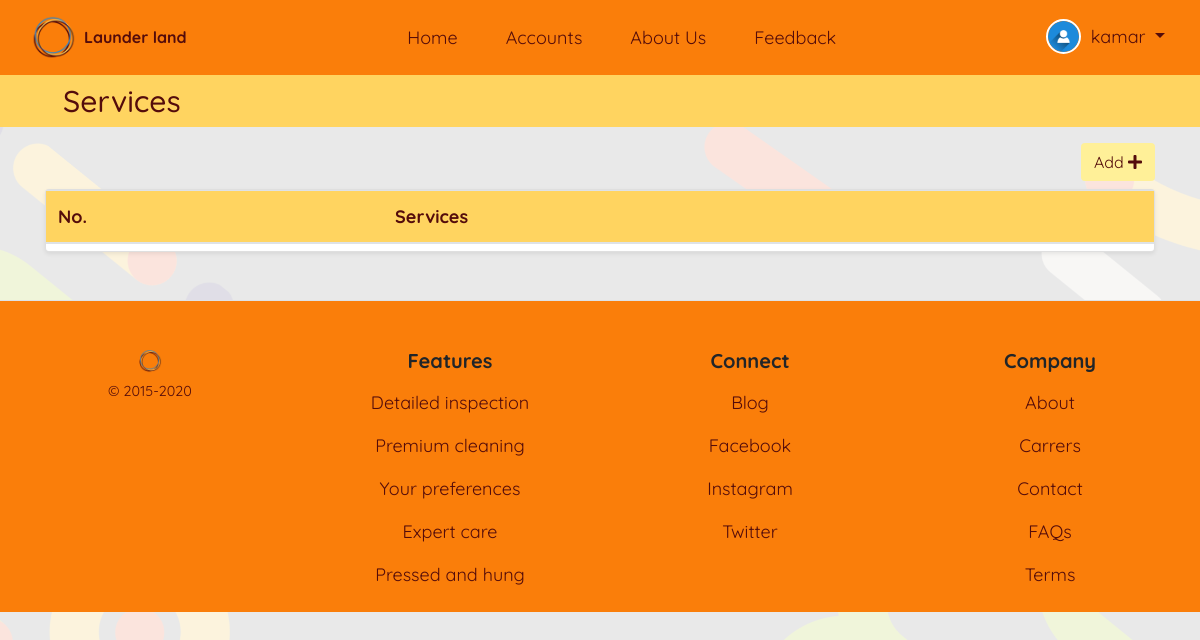
Page /staff/services (signed in) on the earlier database version.
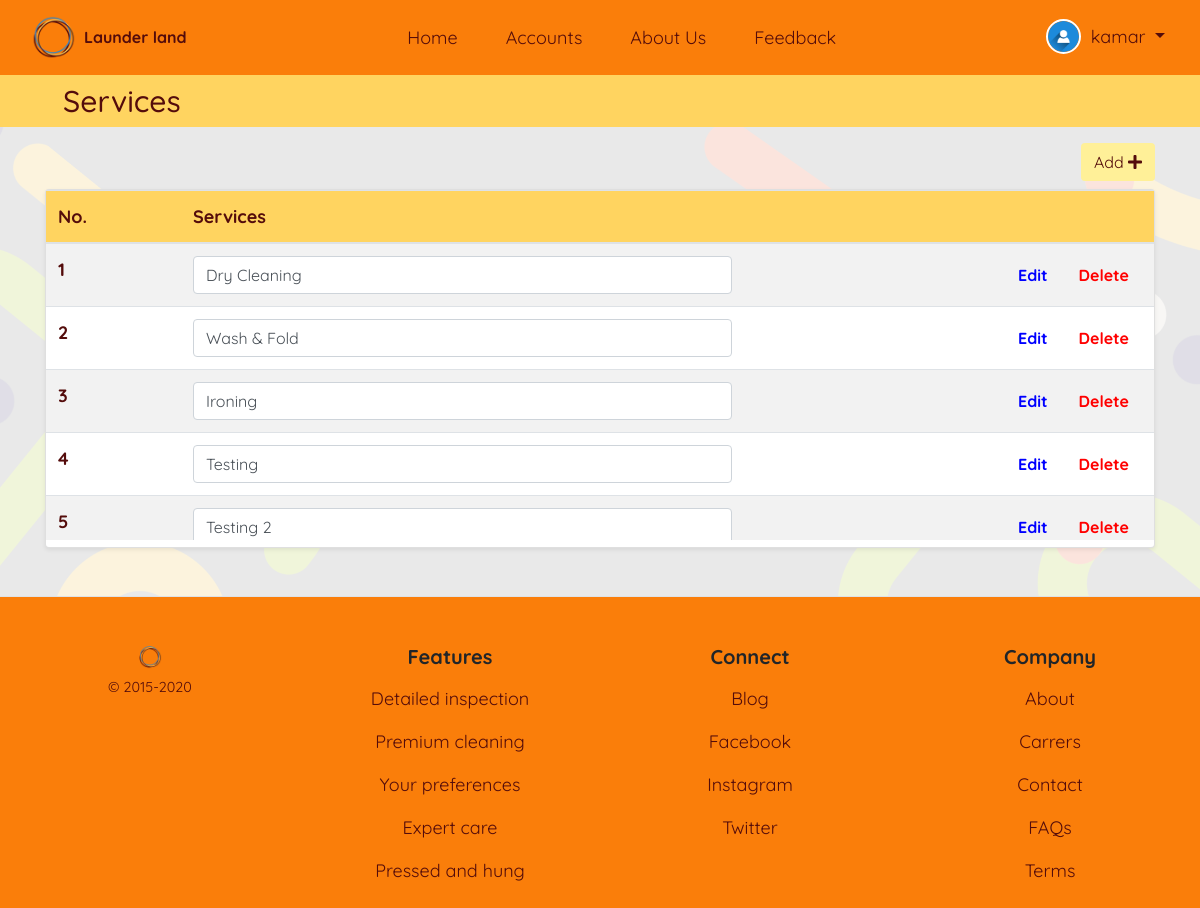
Same page on the later database version.
### staffmodule/models.py (models this page shows, shortened)
class Service(models.Model):
    service = models.CharField(max_length=50)

### usermodule/decorators.py (the view)
    def wrap(request, *args, **kwargs):
        if request.user.is_authenticated:
            if request.user.user_type == 2 or request.user.user_type == 1:
                return function(request, *args, **kwargs)
            else:
                messages.warning(request, 'Signin using Staff Account')
                return redirect(redirect('usermodule:signin').url+'?next='+request.path)
        else:
            messages.info(request, 'Signin to continue')
            return redirect(redirect('usermodule:signin').url+'?next='+request.path)

### staffmodule/forms.py
class ServiceForm(forms.ModelForm):
    service = forms.CharField(widget=forms.TextInput(
        attrs={'placeholder': 'Service...'}))
    class Meta:
        model = Service
        fields = ['service']
    def __init__(self, *args, **kwargs):
        super().__init__(*args, **kwargs)
        self.fields['service'].label = "Services"

### staffmodule/views.py (called while the page is built)
@user_is_staff
def service_view(request):
    services = Service.objects.all()
    form = ServiceForm(request.POST or None)
    if form.is_valid():
        if request.user.user_type == 1:
            form.save()
        else:
            messages.warning(
                request, 'Staff cannot add a new Service. Only Owner can add new service')
    context = {'form': form, 'services': services}
    return render(request, 'staffmodule/service.html', context=context)

### templates/staffmodule/service.html (shortened to what this page needs)
{% extends 'base_layout.html' %}
{% load crispy_forms_tags %}
{% load static %}
{% block content %}
<body id="staff">
    <article class="bg_light_orange_2 container-fluid py-2">
        <section class="pr-md-auto pl-md-5 text-center text-md-left">
            <h3 class="brown mb-0 clamp_size_header">Services</h3>
        </section>
    </article>
    <article class="container my-2">
        {% if user.user_type == 1 %}
        <button type="button" class="btn-cust bg_light_orange_1 brown btn float-right my-2" id="add_service"
            data-toggle="modal" data-target="#add_service_modal">Add <i class="fas fa-plus brown"></i>
        </button>
        {% endif %}
        <section class="card shadow-sm my-3 w-100">
            <div class="card-body p-0">
                <div class="table-responsive table-wrapper">
                    <table class="table table-striped table-hover mb-0 brown">
                        <thead class="bg_light_orange_2">
                            <tr>
                                <th scope="col">No.</th>
                                <th scope="col">Services</th>
                                {% if user.user_type == 1 %}
                                <th scope="col"></th>
                                {% endif %}
                            </tr>
                        </thead>
                        <tbody>
                            {% for data in services %}
                            <tr>
                                {% if forloop %}
                                <th>{{forloop.counter}}</th>
                                {% endif %}
                                <td>
                                    <form id="edit_form{{ data.id }}" method="POST"
                                        action="{% url 'staffmodule:service_edit' data.id %}">
                                        <input type="text" name="service" class="form-control"
                                            value="{{ data.service }}">
                                    </form>
                                </td>
                                {% if user.user_type == 1 %}
                                <td class="text-right">
                                    <input type="submit" form="edit_form{{ data.id }}" value="Edit"
                                        class="btn btn-cust blue bold">
                                    <input type="button" name="submit" value="Delete" class="btn btn-cust red bold"
                                        data-toggle="modal" data-target="#del{{ data.id }}">
                                </td>
                                {% endif %}
                            </tr>
                            {% endfor %}
                        </tbody>
                    </table>
                </div>
            </div>
        </section>
    </article>
</body>
{% endblock %}

Differences in the rows shown:
added Service: service "Dry Cleaning"
added Service: service "Wash & Fold"
added Service: service "Ironing"
added Service: service "Testing"
added Service: service "Testing 2"
